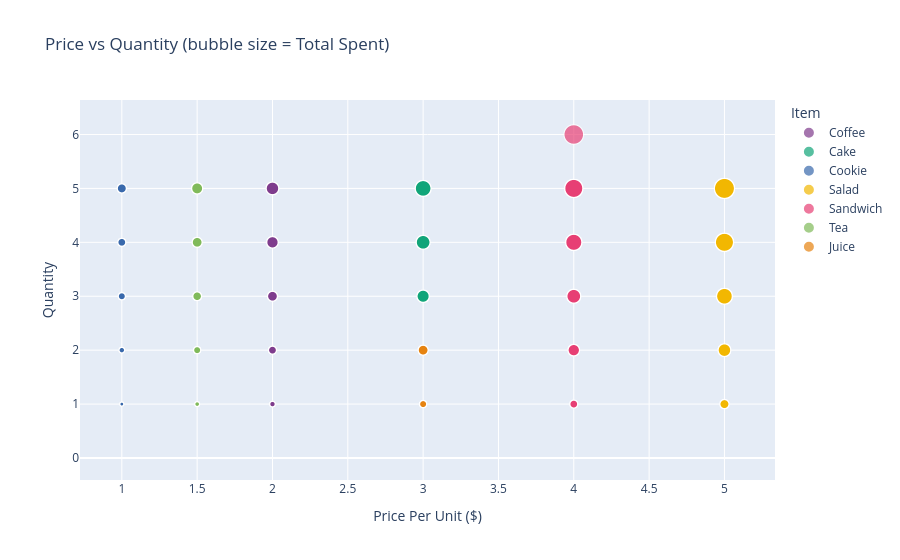

Source (notebook cell):
### Code cell
#Scatter Plot: Price vs Quantity (with color by Item)
fig = px.scatter(
    df_filled,
    x='Price Per Unit',
    y='Quantity',
    color='Item',
    size='Total Spent',
    title='Price vs Quantity (bubble size = Total Spent)',
    color_discrete_sequence=px.colors.qualitative.Bold
)
fig.update_layout(xaxis_title='Price Per Unit ($)', yaxis_title='Quantity')
fig.show()

### Figure 1 — Plotly figure (JSON) as saved in the notebook; plotly's stock layout.template omitted (floating-point values rounded to 4 significant figures; data arrays with more than 128 entries replaced by an {"elided": "..."} marker saying what was removed)
{"data": [{"hovertemplate": "Item=Coffee<br>Price Per Unit=%{x}<br>Quantity=%{y}<br>Total Spent=%{marker.size}<extra></extra>", "legendgroup": "Coffee", "marker": {"color": "rgb(127, 60, 141)", "size": {"elided": "1274 float values"}, "sizemode": "area", "sizeref": 0.0625, "symbol": "circle"}, "mode": "markers", "name": "Coffee", "showlegend": true, "type": "scattergl", "x": {"elided": "1274 float values"}, "xaxis": "x", "y": {"elided": "1274 int values"}, "yaxis": "y"}, {"hovertemplate": "Item=Cake<br>Price Per Unit=%{x}<br>Quantity=%{y}<br>Total Spent=%{marker.size}<extra></extra>", "legendgroup": "Cake", "marker": {"color": "rgb(17, 165, 121)", "size": {"elided": "1591 float values"}, "sizemode": "area", "sizeref": 0.0625, "symbol": "circle"}, "mode": "markers", "name": "Cake", "showlegend": true, "type": "scattergl", "x": {"elided": "1591 float values"}, "xaxis": "x", "y": {"elided": "1591 int values"}, "yaxis": "y"}, {"hovertemplate": "Item=Cookie<br>Price Per Unit=%{x}<br>Quantity=%{y}<br>Total Spent=%{marker.size}<extra></extra>", "legendgroup": "Cookie", "marker": {"color": "rgb(57, 105, 172)", "size": {"elided": "1202 float values"}, "sizemode": "area", "sizeref": 0.0625, "symbol": "circle"}, "mode": "markers", "name": "Cookie", "showlegend": true, "type": "scattergl", "x": {"elided": "1202 float values"}, "xaxis": "x", "y": {"elided": "1202 int values"}, "yaxis": "y"}, {"hovertemplate": "Item=Salad<br>Price Per Unit=%{x}<br>Quantity=%{y}<br>Total Spent=%{marker.size}<extra></extra>", "legendgroup": "Salad", "marker": {"color": "rgb(242, 183, 1)", "size": {"elided": "1263 float values"}, "sizemode": "area", "sizeref": 0.0625, "symbol": "circle"}, "mode": "markers", "name": "Salad", "showlegend": true, "type": "scattergl", "x": {"elided": "1263 float values"}, "xaxis": "x", "y": {"elided": "1263 int values"}, "yaxis": "y"}, {"hovertemplate": "Item=Sandwich<br>Price Per Unit=%{x}<br>Quantity=%{y}<br>Total Spent=%{marker.size}<extra></extra>", "legendgroup": "Sandwich", "marker": {"color": "rgb(231, 63, 116)", "size": {"elided": "2429 float values"}, "sizemode": "area", "sizeref": 0.0625, "symbol": "circle"}, "mode": "markers", "name": "Sandwich", "showlegend": true, "type": "scattergl", "x": {"elided": "2429 float values"}, "xaxis": "x", "y": {"elided": "2429 int values"}, "yaxis": "y"}, {"hovertemplate": "Item=Tea<br>Price Per Unit=%{x}<br>Quantity=%{y}<br>Total Spent=%{marker.size}<extra></extra>", "legendgroup": "Tea", "marker": {"color": "rgb(128, 186, 90)", "size": {"elided": "1191 float values"}, "sizemode": "area", "sizeref": 0.0625, "symbol": "circle"}, "mode": "markers", "name": "Tea", "showlegend": true, "type": "scattergl", "x": {"elided": "1191 float values"}, "xaxis": "x", "y": {"elided": "1191 int values"}, "yaxis": "y"}, {"hovertemplate": "Item=Juice<br>Price Per Unit=%{x}<br>Quantity=%{y}<br>Total Spent=%{marker.size}<extra></extra>", "legendgroup": "Juice", "marker": {"color": "rgb(230, 131, 16)", "size": {"elided": "1050 float values"}, "sizemode": "area", "sizeref": 0.0625, "symbol": "circle"}, "mode": "markers", "name": "Juice", "showlegend": true, "type": "scattergl", "x": {"elided": "1050 float values"}, "xaxis": "x", "y": {"elided": "1050 int values"}, "yaxis": "y"}], "layout": {"legend": {"itemsizing": "constant", "title": {"text": "Item"}, "tracegroupgap": 0}, "title": {"text": "Price vs Quantity (bubble size = Total Spent)"}, "xaxis": {"anchor": "y", "domain": [0, 1], "title": {"text": "Price Per Unit ($)"}}, "yaxis": {"anchor": "x", "domain": [0, 1], "title": {"text": "Quantity"}}}}
